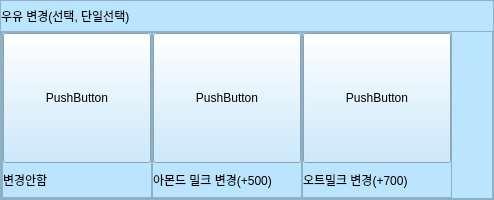
                 <widget class="QFrame" name="option_frame_9">
                  <property name="minimumSize">
                   <size>
                    <width>0</width>
                    <height>200</height>
                   </size>
                  </property>
                  <property name="maximumSize">
                   <size>
                    <width>16777215</width>
                    <height>200</height>
                   </size>
                  </property>
                  <property name="styleSheet">
                   <string notr="true">background-color: rgb(187, 228, 255);</string>
                  </property>
                  <property name="frameShape">
                   <enum>QFrame::StyledPanel</enum>
                  </property>
                  <property name="frameShadow">
                   <enum>QFrame::Raised</enum>
                  </property>
                  <layout class="QVBoxLayout" name="verticalLayout_19">
                   <property name="spacing">
                    <number>0</number>
                   </property>
                   <property name="leftMargin">
                    <number>0</number>
                   </property>
                   <property name="topMargin">
                    <number>0</number>
                   </property>
                   <property name="rightMargin">
                    <number>0</number>
                   </property>
                   <property name="bottomMargin">
                    <number>0</number>
                   </property>
                   <item>
                    <widget class="QLabel" name="option_9_title">
                     <property name="minimumSize">
                      <size>
                       <width>0</width>
                       <height>0</height>
                      </size>
                     </property>
                     <property name="maximumSize">
                      <size>
                       <width>16777215</width>
                       <height>30</height>
                      </size>
                     </property>
                     <property name="text">
                      <string>우유 변경(선택, 단일선택)</string>
                     </property>
                    </widget>
                   </item>
                   <item>
                    <widget class="QFrame" name="frame_17">
                     <property name="frameShape">
                      <enum>QFrame::StyledPanel</enum>
                     </property>
                     <property name="frameShadow">
                      <enum>QFrame::Raised</enum>
                     </property>
                     <layout class="QHBoxLayout" name="horizontalLayout_8">
                      <property name="spacing">
                       <number>0</number>
                      </property>
                      <property name="leftMargin">
                       <number>0</number>
                      </property>
                      <property name="topMargin">
                       <number>0</number>
                      </property>
                      <property name="rightMargin">
                       <number>0</number>
                      </property>
                      <property name="bottomMargin">
                       <number>0</number>
                      </property>
                      <item>
                       <widget class="QFrame" name="frame_18">
                        <property name="minimumSize">
                         <size>
                          <width>150</width>
                          <height>0</height>
                         </size>
                        </property>
                        <property name="frameShape">
                         <enum>QFrame::StyledPanel</enum>
                        </property>
                        <property name="frameShadow">
                         <enum>QFrame::Raised</enum>
                        </property>
                        <layout class="QVBoxLayout" name="verticalLayout_20">
                         <property name="spacing">
                          <number>0</number>
                         </property>
                         <property name="leftMargin">
                          <number>0</number>
                         </property>
                         <property name="topMargin">
                          <number>0</number>
                         </property>
                         <property name="rightMargin">
                          <number>0</number>
                         </property>
                         <property name="bottomMargin">
                          <number>0</number>
                         </property>
                         <item>
                          <widget class="QPushButton" name="option_9_btn_1">
                           <property name="minimumSize">
                            <size>
                             <width>0</width>
                             <height>130</height>
                            </size>
                           </property>
                           <property name="cursor">
                            <cursorShape>OpenHandCursor</cursorShape>
                           </property>
                           <property name="text">
                            <string>PushButton</string>
                           </property>
                           <property name="checkable">
                            <bool>true</bool>
                           </property>
                          </widget>
                         </item>
                         <item>
                          <widget class="QLabel" name="option_9_label_1">
                           <property name="text">
                            <string>변경안함</string>
                           </property>
                          </widget>
                         </item>
                        </layout>
                       </widget>
                      </item>
                      <item>
                       <widget class="QFrame" name="frame_19">
                        <property name="minimumSize">
                         <size>
                          <width>150</width>
                          <height>0</height>
                         </size>
                        </property>
                        <property name="frameShape">
                         <enum>QFrame::StyledPanel</enum>
                        </property>
                        <property name="frameShadow">
                         <enum>QFrame::Raised</enum>
                        </property>
                        <layout class="QVBoxLayout" name="verticalLayout_21">
                         <property name="spacing">
                          <number>0</number>
                         </property>
                         <property name="leftMargin">
                          <number>0</number>
                         </property>
                         <property name="topMargin">
                          <number>0</number>
                         </property>
                         <property name="rightMargin">
                          <number>0</number>
                         </property>
                         <property name="bottomMargin">
                          <number>0</number>
                         </property>
                         <item>
                          <widget class="QPushButton" name="option_9_btn_2">
                           <property name="minimumSize">
                            <size>
                             <width>0</width>
                             <height>130</height>
                            </size>
                           </property>
                           <property name="cursor">
                            <cursorShape>OpenHandCursor</cursorShape>
                           </property>
                           <property name="text">
                            <string>PushButton</string>
                           </property>
                           <property name="checkable">
                            <bool>true</bool>
                           </property>
                          </widget>
                         </item>
                         <item>
                          <widget class="QLabel" name="option_9_label_2">
                           <property name="text">
                            <string>아몬드 밀크 변경(+500)</string>
                           </property>
                          </widget>
                         </item>
                        </layout>
                       </widget>
                      </item>
                      <item>
                       <widget class="QFrame" name="frame_43">
                        <property name="minimumSize">
                         <size>
                          <width>150</width>
                          <height>0</height>
                         </size>
                        </property>
                        <property name="frameShape">
                         <enum>QFrame::StyledPanel</enum>
                        </property>
                        <property name="frameShadow">
                         <enum>QFrame::Raised</enum>
                        </property>
                        <layout class="QVBoxLayout" name="verticalLayout_46">
                         <property name="spacing">
                          <number>0</number>
                         </property>
                         <property name="leftMargin">
                          <number>0</number>
                         </property>
                         <property name="topMargin">
                          <number>0</number>
                         </property>
                         <property name="rightMargin">
                          <number>0</number>
                         </property>
                         <property name="bottomMargin">
                          <number>0</number>
                         </property>
                         <item>
                          <widget class="QPushButton" name="option_9_btn_3">
                           <property name="minimumSize">
                            <size>
                             <width>0</width>
                             <height>130</height>
                            </size>
                           </property>
                           <property name="cursor">
                            <cursorShape>PointingHandCursor</cursorShape>
                           </property>
                           <property name="text">
                            <string>PushButton</string>
                           </property>
                           <property name="checkable">
                            <bool>true</bool>
                           </property>
                          </widget>
                         </item>
                         <item>
                          <widget class="QLabel" name="option_9_label_3">
                           <property name="text">
                            <string>오트밀크 변경(+700)</string>
                           </property>
                          </widget>
                         </item>
                        </layout>
                       </widget>
                      </item>
                      <item>
                       <spacer name="horizontalSpacer_7">
                        <property name="orientation">
                         <enum>Qt::Horizontal</enum>
                        </property>
                        <property name="sizeHint" stdset="0">
                         <size>
                          <width>40</width>
                          <height>20</height>
                         </size>
                        </property>
                       </spacer>
                      </item>
                     </layout>
                    </widget>
                   </item>
                  </layout>
                 </widget>
